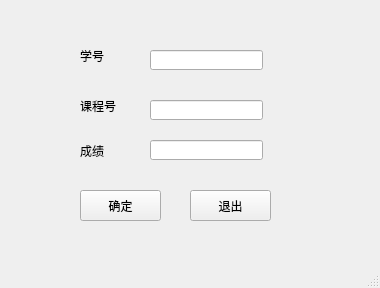
<?xml version="1.0" encoding="UTF-8"?>
<ui version="4.0">
 <class>grade</class>
 <widget class="QMainWindow" name="grade">
  <property name="geometry">
   <rect>
    <x>0</x>
    <y>0</y>
    <width>380</width>
    <height>288</height>
   </rect>
  </property>
  <property name="windowTitle">
   <string>MainWindow</string>
  </property>
  <widget class="QWidget" name="centralwidget">
   <widget class="QPushButton" name="pushButton_enter">
    <property name="geometry">
     <rect>
      <x>80</x>
      <y>190</y>
      <width>81</width>
      <height>31</height>
     </rect>
    </property>
    <property name="text">
     <string>确定</string>
    </property>
   </widget>
   <widget class="QLabel" name="label_5">
    <property name="geometry">
     <rect>
      <x>80</x>
      <y>90</y>
      <width>51</width>
      <height>31</height>
     </rect>
    </property>
    <property name="text">
     <string>课程号</string>
    </property>
   </widget>
   <widget class="QLineEdit" name="lineEdit_number">
    <property name="geometry">
     <rect>
      <x>150</x>
      <y>50</y>
      <width>113</width>
      <height>20</height>
     </rect>
    </property>
   </widget>
   <widget class="QLabel" name="label_2">
    <property name="geometry">
     <rect>
      <x>80</x>
      <y>140</y>
      <width>51</width>
      <height>21</height>
     </rect>
    </property>
    <property name="text">
     <string>成绩</string>
    </property>
   </widget>
   <widget class="QPushButton" name="pushButton_exit">
    <property name="geometry">
     <rect>
      <x>190</x>
      <y>190</y>
      <width>81</width>
      <height>31</height>
     </rect>
    </property>
    <property name="text">
     <string>退出</string>
    </property>
   </widget>
   <widget class="QLabel" name="label">
    <property name="geometry">
     <rect>
      <x>80</x>
      <y>40</y>
      <width>61</width>
      <height>31</height>
     </rect>
    </property>
    <property name="text">
     <string>学号</string>
    </property>
   </widget>
   <widget class="QLineEdit" name="lineEdit_name">
    <property name="geometry">
     <rect>
      <x>150</x>
      <y>100</y>
      <width>113</width>
      <height>20</height>
     </rect>
    </property>
   </widget>
   <widget class="QLineEdit" name="lineEdit_grade">
    <property name="geometry">
     <rect>
      <x>150</x>
      <y>140</y>
      <width>113</width>
      <height>20</height>
     </rect>
    </property>
   </widget>
  </widget>
  <widget class="QMenuBar" name="menubar">
   <property name="geometry">
    <rect>
     <x>0</x>
     <y>0</y>
     <width>380</width>
     <height>26</height>
    </rect>
   </property>
  </widget>
  <widget class="QStatusBar" name="statusbar"/>
 </widget>
 <resources/>
 <connections/>
</ui>
